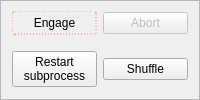
       <widget class="QFrame" name="frame">
        <property name="styleSheet">
         <string notr="true"/>
        </property>
        <property name="frameShape">
         <enum>QFrame::StyledPanel</enum>
        </property>
        <layout class="QGridLayout" name="gridLayout">
         <property name="topMargin">
          <number>0</number>
         </property>
         <property name="bottomMargin">
          <number>0</number>
         </property>
         <item row="0" column="1">
          <widget class="QPushButton" name="pushButton_abort">
           <property name="enabled">
            <bool>false</bool>
           </property>
           <property name="focusPolicy">
            <enum>Qt::NoFocus</enum>
           </property>
           <property name="toolTip">
            <string>Stop compiling shots after the current shot is compiled.
 To interrupt a compilation mid-shot, use the 'Restart subprocess' button</string>
           </property>
           <property name="text">
            <string>Abort</string>
           </property>
           <property name="icon">
            <iconset resource="../../Anaconda/Lib/site-packages/qtutils/icons/icons.qrc">
             <normaloff>:/qtutils/fugue/cross-octagon.png</normaloff>:/qtutils/fugue/cross-octagon.png</iconset>
           </property>
          </widget>
         </item>
         <item row="0" column="0">
          <widget class="QPushButton" name="pushButton_engage">
           <property name="enabled">
            <bool>true</bool>
           </property>
           <property name="focusPolicy">
            <enum>Qt::NoFocus</enum>
           </property>
           <property name="toolTip">
            <string>&lt;html&gt;&lt;head/&gt;&lt;body&gt;&lt;p&gt;Compile pending shots and submit them to BLACS if applicable.&lt;/p&gt;&lt;p&gt;Or, send the parameter space description to mise, if that option is selected.&lt;/p&gt;&lt;/body&gt;&lt;/html&gt;</string>
           </property>
           <property name="autoFillBackground">
            <bool>false</bool>
           </property>
           <property name="styleSheet">
            <string notr="true">QPushButton {
     border: 1px solid #ff7878;
     border-radius: 3px;
     border-style: dashed;
     padding: 4px;
 }

QPushButton:hover {
     background-color: qlineargradient(x1: 0, y1: 0, x2: 0, y2: 1,
                                       stop: 0 #ff7878, stop: 1 #dd4848);
     border: None
 }

 QPushButton:pressed {
     background-color: qlineargradient(x1: 0, y1: 0, x2: 0, y2: 1,
                                       stop: 0 #dd4848, stop: 1 #ff7878);
     border: 1px solid #8f8f91;
     border-radius: 3px;
 }
</string>
           </property>
           <property name="text">
            <string>Engage</string>
           </property>
           <property name="icon">
            <iconset resource="../../Anaconda/Lib/site-packages/qtutils/icons/icons.qrc">
             <normaloff>:/qtutils/fugue/control.png</normaloff>:/qtutils/fugue/control.png</iconset>
           </property>
           <property name="autoDefault">
            <bool>false</bool>
           </property>
           <property name="flat">
            <bool>false</bool>
           </property>
          </widget>
         </item>
         <item row="1" column="1">
          <widget class="QPushButton" name="pushButton_shuffle">
           <property name="focusPolicy">
            <enum>Qt::NoFocus</enum>
           </property>
           <property name="toolTip">
            <string>&lt;html&gt;&lt;head/&gt;&lt;body&gt;&lt;p&gt;Send compiled shots to BLACS in a random order, to prevent scanned parameters correlating with temporal drifts.&lt;/p&gt;&lt;/body&gt;&lt;/html&gt;</string>
           </property>
           <property name="text">
            <string>Shuffle</string>
           </property>
           <property name="icon">
            <iconset resource="../../Anaconda/Lib/site-packages/qtutils/icons/icons.qrc">
             <normaloff>:/qtutils/fugue/arrow-switch.png</normaloff>:/qtutils/fugue/arrow-switch.png</iconset>
           </property>
           <property name="checkable">
            <bool>true</bool>
           </property>
          </widget>
         </item>
         <item row="1" column="0">
          <widget class="QPushButton" name="pushButton_restart_subprocess">
           <property name="focusPolicy">
            <enum>Qt::NoFocus</enum>
           </property>
           <property name="toolTip">
            <string>&lt;html&gt;&lt;head/&gt;&lt;body&gt;&lt;p&gt;Forcefully restart the compilation subprocess, stopping any compilation in process.&lt;/p&gt;&lt;p&gt;This can be useful if the child process is misbehaving for any reason.&lt;/p&gt;&lt;/body&gt;&lt;/html&gt;</string>
           </property>
           <property name="text">
            <string>Restart
subprocess</string>
           </property>
           <property name="icon">
            <iconset resource="../../Anaconda/Lib/site-packages/qtutils/icons/icons.qrc">
             <normaloff>:/qtutils/fugue/arrow-circle-135-left.png</normaloff>:/qtutils/fugue/arrow-circle-135-left.png</iconset>
           </property>
          </widget>
         </item>
        </layout>
       </widget>
